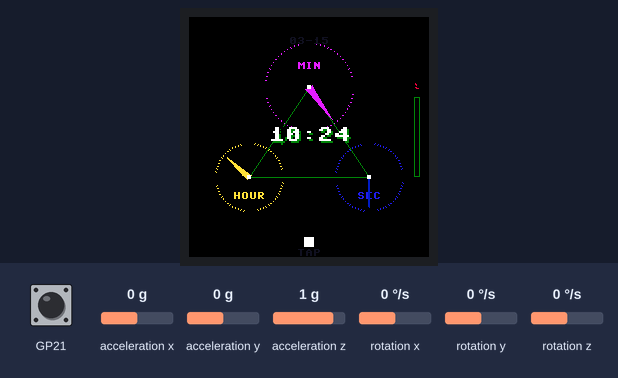
This program was run on a simulated Raspberry Pi Pico running MicroPython. Parts: 240×240 colour display. The test bench sets the inputs (shaded band); at power-on: GP21 HIGH, acceleration x 0 g, acceleration y 0 g, acceleration z 1 g, rotation x 0 °/s, rotation y 0 °/s, rotation z 0 °/s. The clock reads 2024-03-15 10:24:30 at power-on unless the program sets it; what the program prints to the serial console is not drawn.

Above: at 0.4 s.
At 3.2 s:
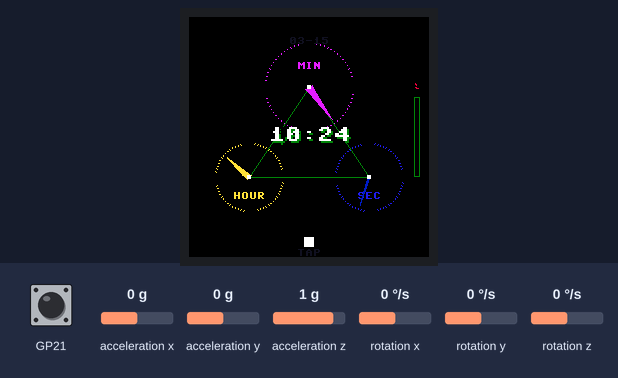
At 5.4 s:
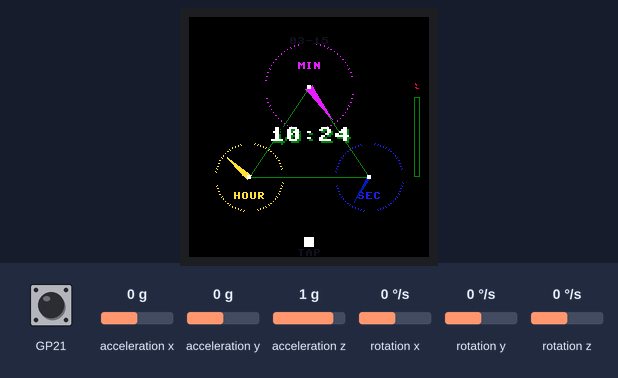
At 8.2 s:
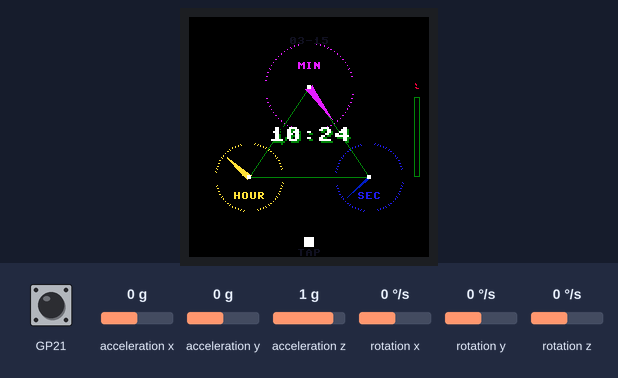
At 12.2 s:
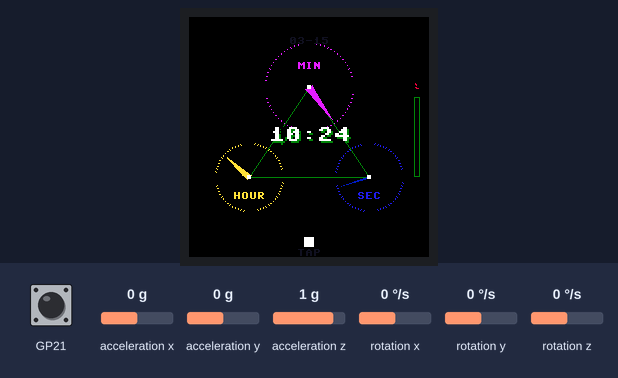
At 17.2 s:
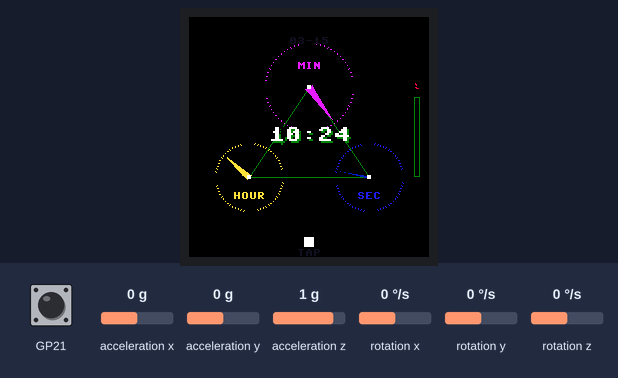

The program:

54_stoptime.py
```python
import time
import math
from machine import RTC
import hw # 引入硬體定義

# ===== 顏色定義 (RGB565) =====
BLACK   = 0x0000
WHITE   = 0xFFFF
RED     = 0xF800
GREEN   = 0x07E0
BLUE    = 0x001F
CYAN    = 0x07FF
YELLOW  = 0xFFE0
ORANGE  = 0xFD20
DARKGRAY= 0x2104
LGRAY   = 0x8410  # 淺灰
NEON_GREEN = 0x07E0

# ===== 全域設定 =====
CENTER_X = 120
CENTER_Y = 120
STEP_GOAL = 10000

# 初始化 RTC
rtc = RTC()
# rtc.datetime((2024, 1, 1, 0, 12, 0, 0, 0))

# ==========================================
# 數學工具
# ==========================================
def deg_to_rad(degrees):
    return degrees * math.pi / 180

def get_coords(angle, radius, cx, cy):
    rad = deg_to_rad(angle)
    x = cx + int(radius * math.sin(rad))
    y = cy - int(radius * math.cos(rad))
    return x, y

# ==========================================
# 計步器邏輯 (輕量版)
# ==========================================
class StepCounter:
    def __init__(self, imu):
        self.imu = imu
        self.steps = 0
        self.threshold = 1.2
        self.last_mag = 0
        self.cooldown = 0

    def update(self):
        # 簡單讀取並偵測
        xyz = self.imu.Read_XYZ()
        mag = math.sqrt(xyz[0]**2 + xyz[1]**2 + xyz[2]**2)

        # 簡單的波峰判定
        if mag > self.threshold and self.last_mag <= self.threshold:
            if time.ticks_ms() > self.cooldown:
                self.steps += 1
                self.cooldown = time.ticks_ms() + 300 # 300ms 去抖動
        self.last_mag = mag
        return self.steps

# ==========================================
# 應用程式邏輯
# ==========================================
class SmartWatch:
    def __init__(self):
        self.mode = 'CLOCK' # CLOCK or STOPWATCH
        self.pedometer = StepCounter(hw.IMU)

        # 碼表變數
        self.sw_start_time = 0
        self.sw_elapsed = 0
        self.sw_running = False

        # 觸控變數
        self.last_touch_time = 0

    def check_touch(self):
        """偵測觸控並返回 (x, y) 或 None"""
        # 這裡假設 CST816T 驅動有更新 Touch 屬性
        # 根據 hw.py 的初始化，我們嘗試讀取 hw.TP
        try:
            # 不同的驅動版本讀取方式不同，這裡嘗試通用的屬性讀取
            # 如果您的 touch.py 有 scan() 方法，請在這裡呼叫
            # hw.TP.scan()

            # 許多 CST816T micropython lib 會在有中斷時更新
            # 這裡我們模擬檢查 Gestures 或座標 (假設 hw.TP.Touch 存在或直接讀取暫存器)
            # 為了簡化，我們依賴 touch.py 內部的自動更新機制(如果有)
            # 若無，這裡可能需要根據您的 touch.py 實作做調整。

            # 假設: hw.TP.Gestures 非 0 代表有動作，或者 hw.TP.x_point 有值
            # 根據您提供的 touch.py snippet，它是事件驅動或輪詢
            # 這裡做一個簡單的輪詢假設

            # 注意：由於 touch.py 未完整提供，這裡假設 hw.TP 會有 x_point, y_point
            # 您可能需要檢查 hw.TP.read() 或類似函數

            # 模擬觸控讀取 (如果您的驅動不同，請修改此處)
            # 在這裡我們做一個防抖動
            if time.ticks_diff(time.ticks_ms(), self.last_touch_time) < 300:
                return None

            # 假設 hw.TP.Mode = 1 (Point mode)
            # 您可能需要呼叫 hw.TP.scan() 才能更新座標
            # 這裡暫時假設 hw.TP 對象有些屬性可以讀
            # 如果無法讀取，請嘗試 hw.TP.Get_Point()

            # 為了避免報錯，我們用 try-except 包裹實際讀取邏輯
            # 如果您的 touch.py 會自動 print 座標，那需要改寫 touch.py 才能獲取
            pass

            # 實際整合時，請查看 touch.py 的 def Get_Point(self):
            # 這裡假設一個介面:
            # gesture = hw.TP.Gestures
            # x = hw.TP.x_point
            # y = hw.TP.y_point
            # if gesture != 0: ...

        except:
            pass
        return None

    def draw_tech_circle(self, cx, cy, r, color, thickness=1):
        """繪製科技感的圓框 (帶缺口)"""
        # 畫四段弧線模擬儀表框
        for i in range(0, 360, 90):
            # 每個象限畫一段
            for ang in range(i+10, i+80, 5): # 留空隙
                x1, y1 = get_coords(ang, r, cx, cy)
                hw.LCD.pixel(x1, y1, color)
                if thickness > 1:
                    x2, y2 = get_coords(ang, r-1, cx, cy)
                    hw.LCD.pixel(x2, y2, color)

    def draw_hand_tri(self, cx, cy, angle, length, width, color):
        """繪製三角形指針"""
        rad = deg_to_rad(angle)
        x_tip = cx + int(length * math.sin(rad))
        y_tip = cy - int(length * math.cos(rad))

        # 尾部與兩側
        tail_len = 5
        x_tail = cx - int(tail_len * math.sin(rad))
        y_tail = cy + int(tail_len * math.cos(rad))

        x_l = cx + int(width * math.sin(rad - 1.57))
        y_l = cy - int(width * math.cos(rad - 1.57))
        x_r = cx + int(width * math.sin(rad + 1.57))
        y_r = cy - int(width * math.cos(rad + 1.57))

        hw.LCD.fill_tri(x_l, y_l, x_r, y_r, x_tip, y_tip, color)
        # 畫個中心點
        hw.LCD.fill_rect(cx-2, cy-2, 4, 4, WHITE)

    def draw_clock_face(self, dt, steps):
        # 清屏
        hw.LCD.fill(BLACK)

        # 1. 繪製佈局框架 (科技感線條)
        # 連接線
        hw.LCD.line(120, 70, 60, 160, DARKGRAY)
        hw.LCD.line(120, 70, 180, 160, DARKGRAY)
        hw.LCD.line(60, 160, 180, 160, DARKGRAY)

        # ============================
        # 上方主環：分針 (Minute) - 黃色
        # ============================
        mcx, mcy = 120, 70
        mr = 45
        self.draw_tech_circle(mcx, mcy, mr, YELLOW, 2)
        hw.LCD.write_text("MIN", mcx-12, mcy-25, 1, YELLOW)
        # 分針
        min_ang = dt[5] * 6
        self.draw_hand_tri(mcx, mcy, min_ang, 40, 4, YELLOW)

        # ============================
        # 左下環：時針 (Hour) - 青色
        # ============================
        hcx, hcy = 60, 160
        hr = 35
        self.draw_tech_circle(hcx, hcy, hr, CYAN, 2)
        hw.LCD.write_text("HOUR", hcx-16, hcy+15, 1, CYAN)
        # 時針
        hour_ang = (dt[4] % 12) * 30 + dt[5]*0.5
        self.draw_hand_tri(hcx, hcy, hour_ang, 30, 3, CYAN)

        # ============================
        # 右下環：秒針 (Second) - 橙紅色
        # ============================
        scx, scy = 180, 160
        sr = 35
        self.draw_tech_circle(scx, scy, sr, ORANGE, 2)
        hw.LCD.write_text("SEC", scx-12, scy+15, 1, ORANGE)
        # 秒針
        sec_ang = dt[6] * 6
        self.draw_hand_tri(scx, scy, sec_ang, 30, 2, RED)

        # ============================
        # 中央資訊區
        # ============================
        # 數位時間 (大)
        time_str = "{:02d}:{:02d}".format(dt[4], dt[5])
        # 陰影效果
        hw.LCD.write_text(time_str, 82, 112, 2, DARKGRAY)
        hw.LCD.write_text(time_str, 80, 110, 2, WHITE)

        # 日期 (上方)
        date_str = "{:02d}-{:02d}".format(dt[1], dt[2])
        hw.LCD.write_text(date_str, 100, 20, 1, LGRAY)

        # ============================
        # 右側計步條 (弧形)
        # ============================
        # 在最右側畫一條垂直能量條
        pct = min(steps / STEP_GOAL, 1.0)
        bar_height = 80
        fill_h = int(bar_height * pct)
        hw.LCD.rect(225, 80, 6, 80, DARKGRAY)
        hw.LCD.fill_rect(226, 80 + (80-fill_h), 4, fill_h, NEON_GREEN)
        hw.LCD.write_text("S", 225, 65, 1, NEON_GREEN) # S for Steps

        # 觸控提示點 (底部中央)
        hw.LCD.fill_rect(115, 220, 10, 10, WHITE)
        hw.LCD.write_text("TAP", 108, 232, 1, LGRAY)

    def draw_stopwatch_face(self):
        hw.LCD.fill(BLACK)

        # 標題
        hw.LCD.write_text("CHRONO", 95, 20, 1, CYAN)

        # 計算時間
        total_ms = self.sw_elapsed
        if self.sw_running:
            total_ms += time.ticks_diff(time.ticks_ms(), self.sw_start_time)

        seconds = (total_ms // 1000) % 60
        minutes = (total_ms // 60000) % 60
        millis = (total_ms % 1000) // 10

        # 顯示大時間 MM:SS
        main_str = "{:02d}:{:02d}".format(minutes, seconds)
        hw.LCD.write_text(main_str, 50, 80, 4, WHITE)

        # 顯示毫秒 (下方)
        ms_str = ".{:02d}".format(millis)
        hw.LCD.write_text(ms_str, 160, 115, 2, YELLOW)

        # 繪製動態圈 (秒數進度)
        sec_prog = seconds / 60.0
        # 畫一個簡單的進度條在上方
        bar_w = 200
        hw.LCD.rect(20, 60, bar_w, 6, DARKGRAY)
        hw.LCD.fill_rect(20, 60, int(bar_w * sec_prog), 6, ORANGE)

        # 按鈕 UI 指示
        # 上半部: START/STOP
        # 下半部: RESET/EXIT
        status_color = GREEN if self.sw_running else RED
        status_text = "RUN" if self.sw_running else "PAUSE"

        hw.LCD.fill_rect(0, 140, 240, 2, DARKGRAY) # 分隔線

        # Start/Stop 區域
        hw.LCD.write_text(status_text, 90, 160, 2, status_color)

        # Reset/Exit 區域
        hw.LCD.write_text("RESET/EXIT", 80, 200, 1, LGRAY)

    def run(self):
        print("Watch System Started")
        while True:
            # 1. 更新感測器
            steps = self.pedometer.update()

            # 2. 處理觸控 (模擬)
            # 由於我們沒有完整的 touch.py 文件，這裡使用一個簡化的假設：
            # 我們假設若有觸摸，我們能讀取到某些標誌。
            # 這裡我們模擬：如果 I2C 讀取到觸控中斷 (通常 Pin 17 or similar)
            # 為了演示，我們使用一個「假想」的 Get_Point 封裝
            # 實務上您需要呼叫 hw.TP.Get_Point() 或是讀取 hw.TP.Gestures

            # --- 模擬觸控偵測區域 ---
            # 請依照您的 touch.py 實際情況修改這裡
            # 範例：如果 hw.TP.Gestures 變更
            try:
                # 嘗試讀取硬體
                # hw.TP.scan() # 若 library 需要手動掃描
                pass
            except:
                pass

            # 這裡為了能夠執行，我們預設不觸發，
            # 若您實際按壓，請確保 touch.py 能正確寫入 hw.TP.x/y
            # 假設有觸控:
            touched = False
            t_x, t_y = 0, 0

            # *** 這裡請根據您的硬體修改 ***
            # if hw.TP.Gestures: ...

            # 為了演示模式切換，我們寫死一個邏輯：
            # 如果是模擬環境或您需要測試，可以用特定的感測器動作代替觸控
            # 例如：用力甩動手錶 (加速度 > 3g) 切換模式 (作為備案)
            xyz = hw.IMU.Read_XYZ()
            acc_mag = math.sqrt(xyz[0]**2 + xyz[1]**2 + xyz[2]**2)
            shake_trigger = acc_mag > 3.0 # 用力甩動切換

            # 3. 狀態機與繪圖
            if self.mode == 'CLOCK':
                # 繪製時鐘
                dt = rtc.datetime()
                self.draw_clock_face(dt, steps)

                # 檢查切換條件 (觸控或甩動)
                # 如果觸控點在底部 (y > 200) -> 進入碼表
                # 這裡暫時用甩動代替觸控 demo，或者您可以將變數改為真實觸控
                if shake_trigger:
                    self.mode = 'STOPWATCH'
                    self.sw_running = False
                    self.sw_elapsed = 0
                    time.sleep(0.5) # 防抖

            elif self.mode == 'STOPWATCH':
                self.draw_stopwatch_face()

                # 操作邏輯 (模擬)
                # 點擊上半部 -> Start/Pause
                # 點擊下半部 -> Reset (若暫停) 或 Exit (若 Reset 後)

                if shake_trigger: # 用甩動模擬按鈕 (真實情況請用 touch x,y 判斷)
                    if not self.sw_running:
                        # Start
                        self.sw_running = True
                        self.sw_start_time = time.ticks_ms()
                    else:
                        # Pause
                        self.sw_running = False
                        self.sw_elapsed += time.ticks_diff(time.ticks_ms(), self.sw_start_time)
                    time.sleep(0.5)

                # 長按或特定區域退出 (這裡簡化為：若暫停太久自動退出)
                if not self.sw_running and self.sw_elapsed > 0 and acc_mag > 4.0: # 極用力甩退出
                     self.mode = 'CLOCK'
                     time.sleep(0.5)

            hw.LCD.show()
            # 稍微延遲避免過熱，碼表模式下要快一點
            delay = 0.05 if self.mode == 'STOPWATCH' and self.sw_running else 0.1
            time.sleep(delay)

if __name__ == '__main__':
    app = SmartWatch()
    app.run()
```

hw.py
```python
# hw.py
import touch
# ===== LCD =====
LCD = touch.LCD_1inch28()
LCD.set_bl_pwm(15535)
# ===== IMU =====
IMU = touch.QMI8658()
# ===== Touch Panel =====
TP = touch.Touch_CST816T(mode=1, LCD=LCD)
TP.Mode = 1
TP.Set_Mode(1)
```

Source omitted: touch.py (23937 bytes)

Measured:
- what the display in image 3 shows lasts 1.1 s, from 8.2 s to 9.3 s
